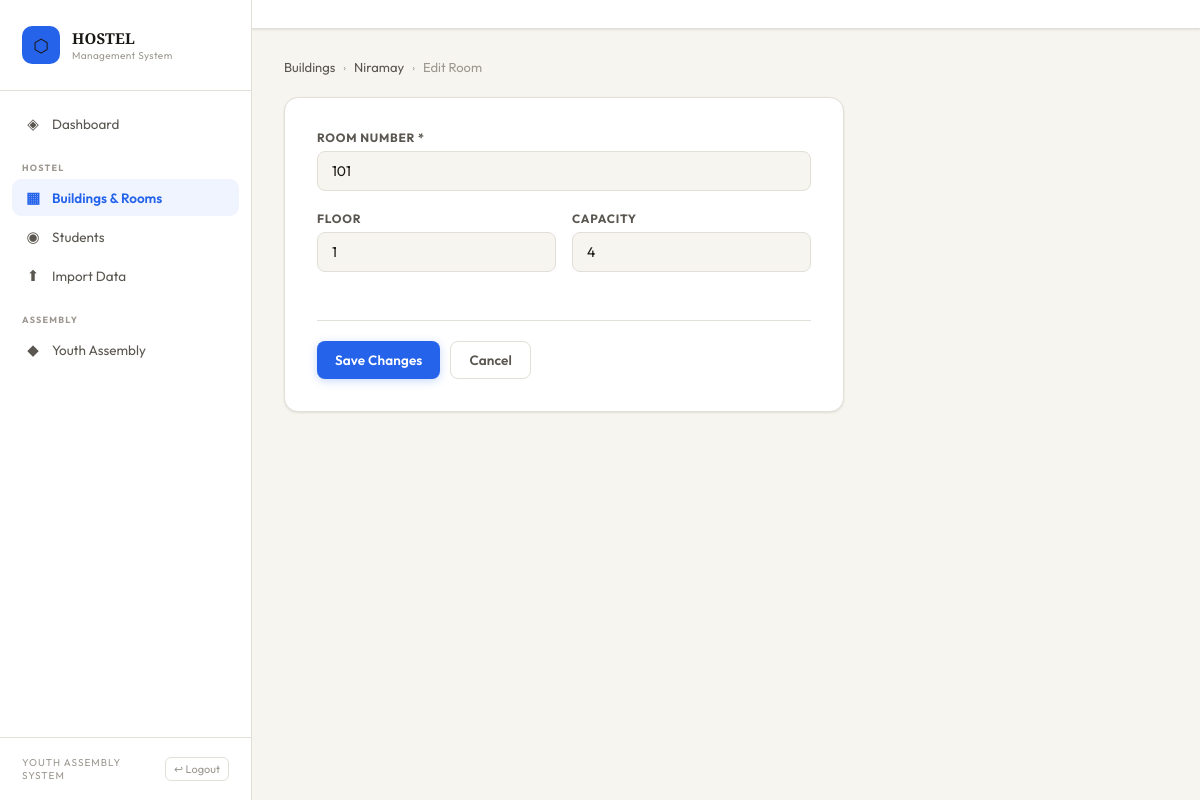
/rooms/1/edit (signed in), run on the app's committed database.
### tables this page shows
CREATE TABLE buildings (
            id INTEGER PRIMARY KEY AUTOINCREMENT,
            name TEXT NOT NULL,
            description TEXT,
            created_at TIMESTAMP DEFAULT CURRENT_TIMESTAMP
        );

CREATE TABLE rooms (
            id INTEGER PRIMARY KEY AUTOINCREMENT,
            building_id INTEGER NOT NULL,
            room_number TEXT NOT NULL,
            capacity INTEGER DEFAULT 4,
            floor INTEGER DEFAULT 1,
            FOREIGN KEY (building_id) REFERENCES buildings(id)
        );

### app.py (the view, shortened to what this page needs)
@app.route('/rooms/<int:id>/edit', methods=['GET','POST'])
def edit_room(id):
    conn = get_db()
    room = conn.execute('SELECT r.*, b.name as building_name FROM rooms r JOIN buildings b ON r.building_id=b.id WHERE r.id=?', (id,)).fetchone()
    building = conn.execute('SELECT * FROM buildings WHERE id=?', (room['building_id'],)).fetchone()
    conn.close()
    return render_template('room_form.html', room=room, building=building)

### app.py (called while the page is built)
@app.before_request
def auth_guard():
    ep = request.endpoint
    if not ep or ep in PUBLIC_ROUTES:
        return
    is_admin     = session.get('admin')
    is_volunteer = session.get('volunteer')
    if is_volunteer and not is_admin:
        if ep not in VOLUNTEER_ALLOWED:
            return redirect(url_for('volunteer_dashboard'))
        return
    if not is_admin and not is_volunteer:
        if ep not in VOLUNTEER_ALLOWED:
            return redirect(url_for('admin_login'))

def get_db():
    conn = sqlite3.connect(DB)
    conn.row_factory = sqlite3.Row
    return conn

### templates/room_form.html (shortened to what this page needs)
{% extends 'base.html' %}
{% block content %}
<div class="breadcrumb">
    <a href="{{ url_for('buildings') }}">Buildings</a>
    <span class="breadcrumb-sep">›</span>
    <a href="{{ url_for('rooms', bid=building.id) }}">{{ building.name }}</a>
    <span class="breadcrumb-sep">›</span>
    <span>{{ 'Edit Room' if room else 'New Room' }}</span>
</div>
<div class="form-card">
    <form method="POST">
        <div class="form-group">
            <label>Room Number *</label>
            <input type="text" name="room_number" value="{{ room.room_number if room else '' }}" placeholder="e.g. 101, A-205" required>
        </div>
        <div class="form-row">
            <div class="form-group">
                <label>Floor</label>
                <input type="number" name="floor" value="{{ room.floor if room else 1 }}" min="0" max="50">
            </div>
            <div class="form-group">
                <label>Capacity</label>
                <input type="number" name="capacity" value="{{ room.capacity if room else 4 }}" min="1" max="20">
            </div>
        </div>
        <div class="form-actions">
            <button type="submit" class="btn btn-primary">{{ 'Save Changes' if room else 'Add Room' }}</button>
            <a href="{{ url_for('rooms', bid=building.id) }}" class="btn btn-secondary">Cancel</a>
        </div>
    </form>
</div>
{% endblock %}

### static/css/style.css (style rules this page uses)
:root { --bg: #f7f5f0; --bg2: #ffffff; --bg3: #f2f0eb; --bg4: #e8e5de; --border: #e2dfd7; --border2: #d0ccc2; --accent: #2563eb; --accent-light: #eff4ff; --accent2: #1d4ed8; --text: #1a1814; --text2: #5a5650; --text3: #9c9890; --red: #dc2626; --red-light: #fef2f2; --green: #16a34a; --green-light: #f0fdf4; --orange: #ea580c; --orange-light: #fff7ed; --purple: #7c3aed; --purple-light: #f5f3ff; --shadow-sm: 0 1px 3px rgba(0, 0, 0, 0.06), 0 1px 2px rgba(0, 0, 0, 0.04); --shadow: 0 4px 12px rgba(0, 0, 0, 0.08), 0 2px 4px rgba(0, 0, 0, 0.04); --shadow-lg: 0 12px 40px rgba(0, 0, 0, 0.1), 0 4px 12px rgba(0, 0, 0, 0.06); --radius: 14px; --radius-sm: 8px; --sidebar-w: 252px; }
*, *::before, *::after { margin: 0; padding: 0; box-sizing: border-box; }
html { overflow-x: hidden; }
body { font-family: "Outfit", sans-serif; background: var(--bg); color: var(--text); min-height: 100vh; font-size: 14px; -webkit-font-smoothing: antialiased; overflow-x: hidden; }
.btn { display: inline-flex; align-items: center; gap: 6px; padding: 9px 18px; border-radius: var(--radius-sm); border: none; cursor: pointer; font-family: "Outfit", sans-serif; font-size: 13.5px; font-weight: 600; text-decoration: none; transition: all 0.18s; letter-spacing: 0.01em; white-space: nowrap; flex-shrink: 0; }
.btn-primary { background: var(--accent); color: #fff; box-shadow: 0 2px 8px rgba(37, 99, 235, 0.25); }
.btn-secondary { background: var(--bg2); color: var(--text2); border: 1.5px solid var(--border); }
.form-card { background: var(--bg2); border: 1.5px solid var(--border); border-radius: var(--radius); padding: 32px; max-width: 560px; box-shadow: var(--shadow-sm); }
.form-group { margin-bottom: 20px; }
label { display: block; margin-bottom: 6px; font-size: 12px; font-weight: 700; text-transform: uppercase; letter-spacing: 0.06em; color: var(--text2); }
input[type="text"], input[type="date"], input[type="tel"], input[type="number"], textarea, select { width: 100%; padding: 10px 14px; background: var(--bg); border: 1.5px solid var(--border); border-radius: var(--radius-sm); color: var(--text); font-family: "Outfit", sans-serif; font-size: 14px; transition: border-color 0.18s, box-shadow 0.18s; outline: none; }
.form-row { display: grid; grid-template-columns: 1fr 1fr; gap: 16px; }
.form-actions { display: flex; gap: 10px; margin-top: 28px; padding-top: 20px; border-top: 1.5px solid var(--border); flex-wrap: wrap; }
.breadcrumb { display: flex; align-items: center; gap: 8px; margin-bottom: 22px; font-size: 13px; color: var(--text3); flex-wrap: wrap; }
.breadcrumb a { color: var(--text2); text-decoration: none; }
.breadcrumb-sep { font-size: 10px; }

### data on the page
buildings: name "Niramay"
rooms: room_number "101", floor "1", capacity "4"

### other printed values
{{ 'Edit Room' if room else 'New Room' }} "Edit Room"
{{ 'Save Changes' if room else 'Add Room' }} "Save Changes"
